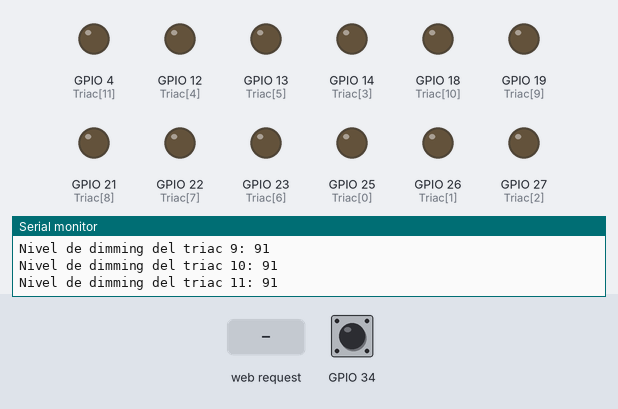
Simulated run of this sketch. Board: ESP32. Parts: output pins drawn as LEDs (lit = HIGH), the last lines printed to the serial monitor. The test bench sets the inputs (shaded band); at power-on: GPIO 34 HIGH. WiFi joins after 1.5 s; servers stay silent unless stated.

Above: at 3.5 s.
3.6 s: GPIO 34 pulled LOW for 0.15 s
At 4.57 s:
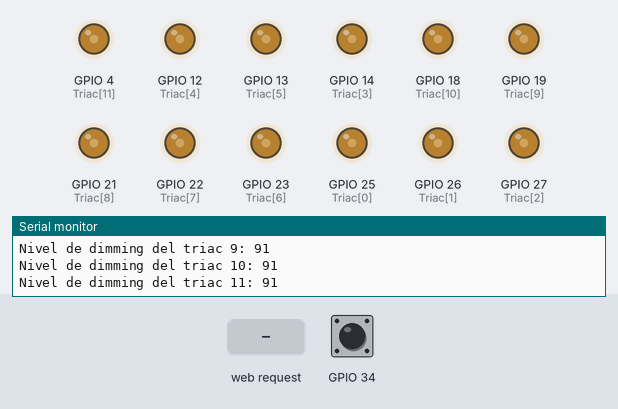
At 6.37 s:
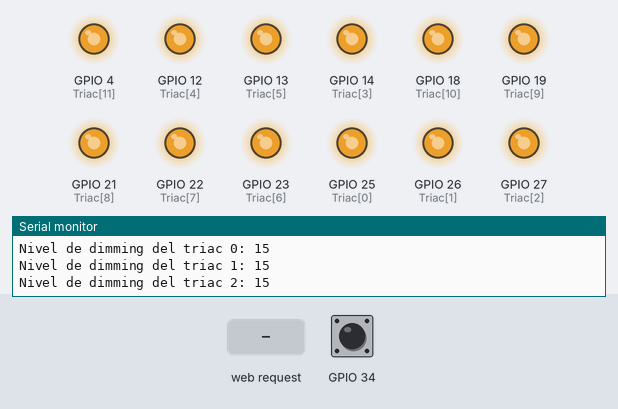
6.6 s: HTTP request GET /?dim=4 received
At 8.47 s:
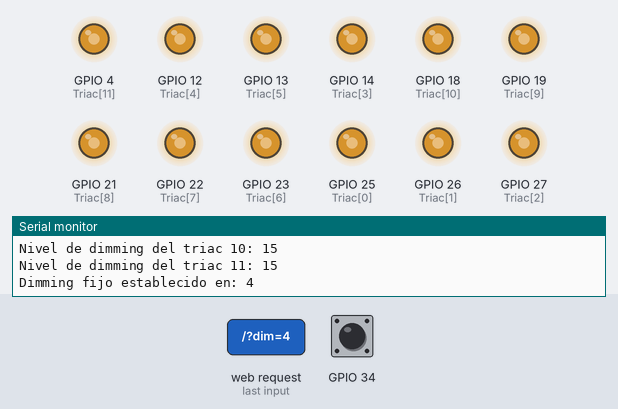
9.6 s: HTTP request GET /?secuencia=1 received
At 10.87 s:
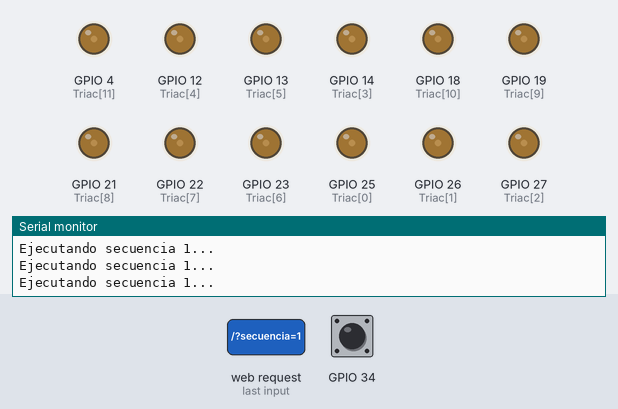
12.6 s: HTTP request GET /?secuencia=3 received
15.6 s: HTTP request GET /?dim=3 received
18.6 s: HTTP request GET /?dim=1 received
Timing chart, 0 to 40.1 s (numbered marks = the images above; inputs shaded):
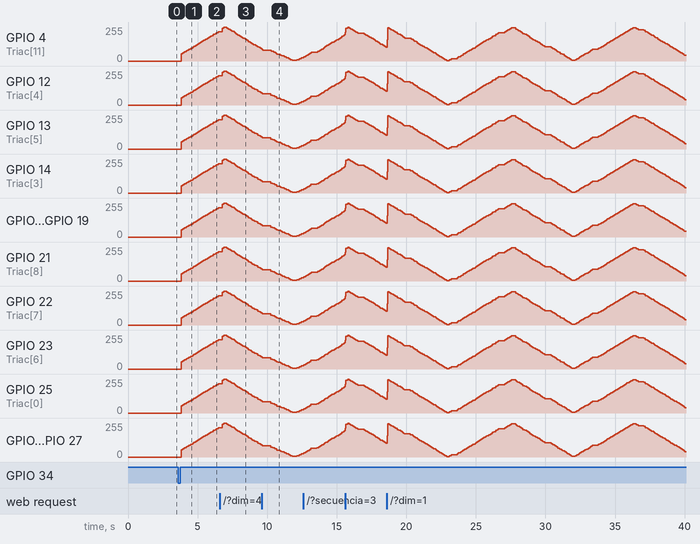

Measured:
- after the input at 3.6 s, GPIO 4 (Triac[11]), GPIO 12 (Triac[4]), GPIO 13 (Triac[5]), GPIO 14 (Triac[3]), GPIO 18 (Triac[10]), GPIO 19 (Triac[9]), GPIO 21 (Triac[8]), GPIO 22 (Triac[7]), GPIO 23 (Triac[6]), GPIO 25 (Triac[0]), GPIO 26 (Triac[1]), GPIO 27 (Triac[2]): moves from 0/255 to 218/255 over 2.7 s, starting after 0.22 s

The sketch:

ESP32_Luces_Server.ino
```cpp
#include <WiFi.h>
#include <WebServer.h>
#include <WiFiClientSecure.h>
#include <UniversalTelegramBot.h>

volatile int i = 0;
volatile boolean cruce_cero = false;
int Triac[12] = {25, 26, 27, 14, 12, 13, 23,22,21,19,18,4}; // Define los pines de los triacs
volatile int dim[12]; // Define el nivel de dimming para cada triac
int T_int = 100;
int currentTriac = 0; // Variable para llevar la cuenta del triac actual

volatile unsigned long lastTimerInterruptMillis = 0;
volatile unsigned int timerInterruptCount = 0;
volatile unsigned long lastZeroCrossMillis = 0;
volatile unsigned int zeroCrossCount = 0;

int flag = 0;
int flag4 = 0;

unsigned long previousMillis = 0;
unsigned long interval = 40;
bool increasing = true;
volatile bool aux = false;
volatile long aux2;
volatile uint32_t isrCounter = 0;
volatile uint32_t lastIsrAt = 0;

portMUX_TYPE timerMux = portMUX_INITIALIZER_UNLOCKED;
hw_timer_t * timer = NULL;
int flag2 = 0;

enum State {
  STATE_IDLE,
  STATE_SECUENCIA_1,
  STATE_SECUENCIA_2,
  STATE_SECUENCIA_3,
  STATE_SECUENCIA_4,
  STATE_SECUENCIA_5,
  STATE_DIM,
  // Agrega aquí los otros estados...
};
struct WiFiInfo {
  const char* ssid;
  const char* password;
};

#define NUM_NETWORKS 3

// Declara la variable 'state' aquí
State state = STATE_IDLE;

WiFiInfo networks[NUM_NETWORKS] = {
  {"Personal-238-2.4GHz", "79D777E238"},
  {"PANDEMONIUM", "PANDEMONIUM"}
  // Agrega aquí las otras redes Wi-Fi
};
#define BOTtoken "6605703445:AAGYnxji-z2lSjjiQc0EJZpn1IyqNMxkX4s"
#define CHAT_ID "1172351395"
WiFiClientSecure client;
UniversalTelegramBot bot(BOTtoken, client);

WebServer server(80);

int botRequestDelay = 100;
unsigned long lastTimeBotRan;

void handleRoot() {
  if (server.hasArg("secuencia")) {
    String secuencia = server.arg("secuencia");
    if (secuencia == "1") {
      state = STATE_SECUENCIA_1;
    } else if (secuencia == "2") {
      state = STATE_SECUENCIA_2;
    } else if (secuencia == "3") {
      state = STATE_SECUENCIA_3;
    } else if (secuencia == "4") {
      state = STATE_SECUENCIA_4;
    } else if (secuencia == "5") {
      state = STATE_SECUENCIA_5;
    }
  }

  if (server.hasArg("dim")) {
    int dimValue = server.arg("dim").toInt();
    for (int j = 0; j < 12; j++) {
      dim[j] = dimValue;
    }
    Serial.println("Dimming fijo establecido en: " + String(dimValue));
  }

  String html = "<!DOCTYPE HTML>";
  html += "<html><head><title>Twisted Transistors Dimming</title><style>";
  html += "body { background-color: #000000; color: #FFFFFF; font-family: Arial, sans-serif; }";
  html += "h1 { color: #ADD8E6; }";
  html += ".center { display: flex; justify-content: center; align-items: center; height: 100vh; flex-direction: column; }";
  html += ".button { background-color: #4CAF50; border: none; color: white; padding: 15px 32px; text-align: center; text-decoration: none; display: inline-block; font-size: 16px; margin: 4px 2px; cursor: pointer; }";
  html += "</style></head><body><div class='center'>";
  html += "<h1>Control de Luces en Bar Barone</h1>";
  html += "<p>Selecciona una secuencia:</p>";
  html += "<button class='button' onClick=location.href='./?secuencia=1'>Secuencia 1 (Rapida)</button>";
  html += "<button class='button' onClick=location.href='./?secuencia=2'>Secuencia 2 (Lenta)</button>";
  html += "<button class='button' onClick=location.href='./?secuencia=3'>Secuencia 3 (1 x 1 Lenta)</button>";
  html += "<button class='button' onClick=location.href='./?secuencia=4'>Secuencia 4 (1 x 1 Rapida)</button>";
  html += "<button class='button' onClick=location.href='./?secuencia=5'>Secuencia 5 (Aleatoria)</button>";
  html += "<p>Establece el dimming fijo:</p>";
  html += "<input type='range' min='0' max='100' value='50' class='slider' id='dimSlider'>";
  html += "<button class='button' onClick=location.href='./?dim='+document.getElementById('dimSlider').value>Establecer Dimming</button>";
  html += "<p>Para mas informacion, contacta al numero de WhatsApp: 2920591019</p>";
  html += "</div></body></html>";
  server.send(200, "text/html", html);
}

void IRAM_ATTR deteccion_Cruce_cero()
{
  if ((millis() - aux2) > 5) {
    zeroCrossCount++;//5ms of debounce
    if (cruce_cero == true) {

      for(int j=0; j<12; j++) {
    digitalWrite(Triac[j], LOW);
  }
      i = 0;

    }
    else {
      //digitalWrite(26, HIGH);
      cruce_cero = true;

    }
  }
  aux2 = millis();

}


void IRAM_ATTR Dimer()
{
  portENTER_CRITICAL_ISR(&timerMux);
  timerInterruptCount++;
  if (cruce_cero == true ) {

    for (int j = 0; j < 12; j++) {
      if (i >= dim[j] ) {
    digitalWrite(Triac[j], HIGH);
      }
    }
    if (i >= 100) {
      i = 0;
      for(int j=0; j<12; j++) {
    digitalWrite(Triac[j], LOW);
  }

    }
    else {
      {
        i++;
      }
    }
  }
  portEXIT_CRITICAL_ISR(&timerMux);
}


void setup() {
  Serial.begin(9600);
  client.setCACert(TELEGRAM_CERTIFICATE_ROOT);
  delay(10);

  for (int i = 0; i < NUM_NETWORKS; i++) {
    WiFi.begin(networks[i].ssid, networks[i].password);
    Serial.println("Intentando conectar a " + String(networks[i].ssid) + "...");

    for (int j = 0; j < 10; j++) {
      if (WiFi.status() == WL_CONNECTED) {
        break;
      }
      delay(1000);
      Serial.print(".");
    }

    if (WiFi.status() == WL_CONNECTED) {
      break;
    } else {
      Serial.println("No se pudo conectar a " + String(networks[i].ssid));
    }
  }

  if (WiFi.status() == WL_CONNECTED) {
    Serial.println("Conectado a " + String(WiFi.SSID()) + ", IP: " + WiFi.localIP().toString());
  } else {
    Serial.println("No se pudo conectar a ninguna red Wi-Fi.");
  }


  server.on("/", handleRoot);
  server.begin();
  Serial.println("Servidor Iniciado");
  Serial.println("Ingrese desde un navegador web usando la siguiente IP:");
  Serial.println(WiFi.localIP()); //Obtenemos la IP
  bot.sendMessage(CHAT_ID, "ESP32 conectado a la red WiFi. Dirección IP: " + WiFi.localIP().toString(), "");


  for (int j = 0; j < 12; j++) {
    pinMode(Triac[j], OUTPUT);
  }
  for (int j = 0; j < 12; j++) {
    dim[j] = 95;
  }

  pinMode(34, INPUT_PULLUP);
  attachInterrupt(digitalPinToInterrupt(34), deteccion_Cruce_cero, RISING);

  timer = timerBegin(0, 80, true);
  timerAttachInterrupt(timer, &Dimer, true);
  timerAlarmWrite(timer, 100, true);  //RAPIDEZ JEJE ,
  timerAlarmEnable(timer);
}void loop() {
  server.handleClient();
  static State lastState = state; // Guarda el último estado
  static unsigned long lastPrintMillis = 0; // Guarda la última vez que se imprimió el dimming

  // Si el estado cambia, imprime un mensaje en el monitor serial
  if (state != lastState) {
    Serial.println("El estado ha cambiado a: " + String(state));
    lastState = state;
  }

  switch (state) {
    case STATE_IDLE:
      // No hacer nada
      break;
    case STATE_SECUENCIA_1:
      Serial.println("Ejecutando secuencia 1...");
      loop1();
      break;
    case STATE_SECUENCIA_2:
      Serial.println("Ejecutando secuencia 2...");
      loop2();
      break;
    case STATE_DIM:
      Serial.println("Ejecutando dimming normal...");
      // Aquí puedes poner el código para manejar el dimming normal
      break;
    // Agrega aquí los otros casos...
  }

  // Imprime el nivel de dimming de cada triac cada 3 segundos
  if (millis() - lastPrintMillis >= 3000) {
    for (int j = 0; j < 12; j++) {
      Serial.println("Nivel de dimming del triac " + String(j) + ": " + String(dim[j]));
    }
    lastPrintMillis = millis();
  }
}


void loop1() {
  unsigned long currentMillis = millis();
  if (currentMillis - previousMillis >= interval) {
    previousMillis = currentMillis;
    if (increasing) {
      for (int j = 0; j < 12; j++) {
        if (dim[j] < 100) {
          dim[j]++;
        } else {
          increasing = false;
        }
      }
    } else {
      for (int j = 0; j < 12; j++) {
        if (dim[j] > 0) {
          dim[j]--;
        } else {
          increasing = true;
        }
      }
    }
  }
}


void loop2() {
  unsigned long currentMillis = millis();
  static bool decrementing = true; // Variable para controlar la dirección del dimming

  if (currentMillis - previousMillis >= interval) {
    previousMillis = currentMillis;
    for (int j = 0; j < 12; j++) {
      if (j == currentTriac) {
        if (decrementing && dim[j] > 0) {
          dim[j]--;
        } else if (!decrementing && dim[j] < 100) {
          dim[j]++;
        }

        if (dim[j] == 0) {
          decrementing = false; // Cambia la dirección del dimming a incrementar
        } else if (dim[j] == 100 && !decrementing) {
          decrementing = true; // Cambia la dirección del dimming a decrementar
          currentTriac = (currentTriac + 1) % 12; // Pasa al siguiente triac
        }
      } else {
        dim[j] = 100;
      }
    }
  }
}
```
